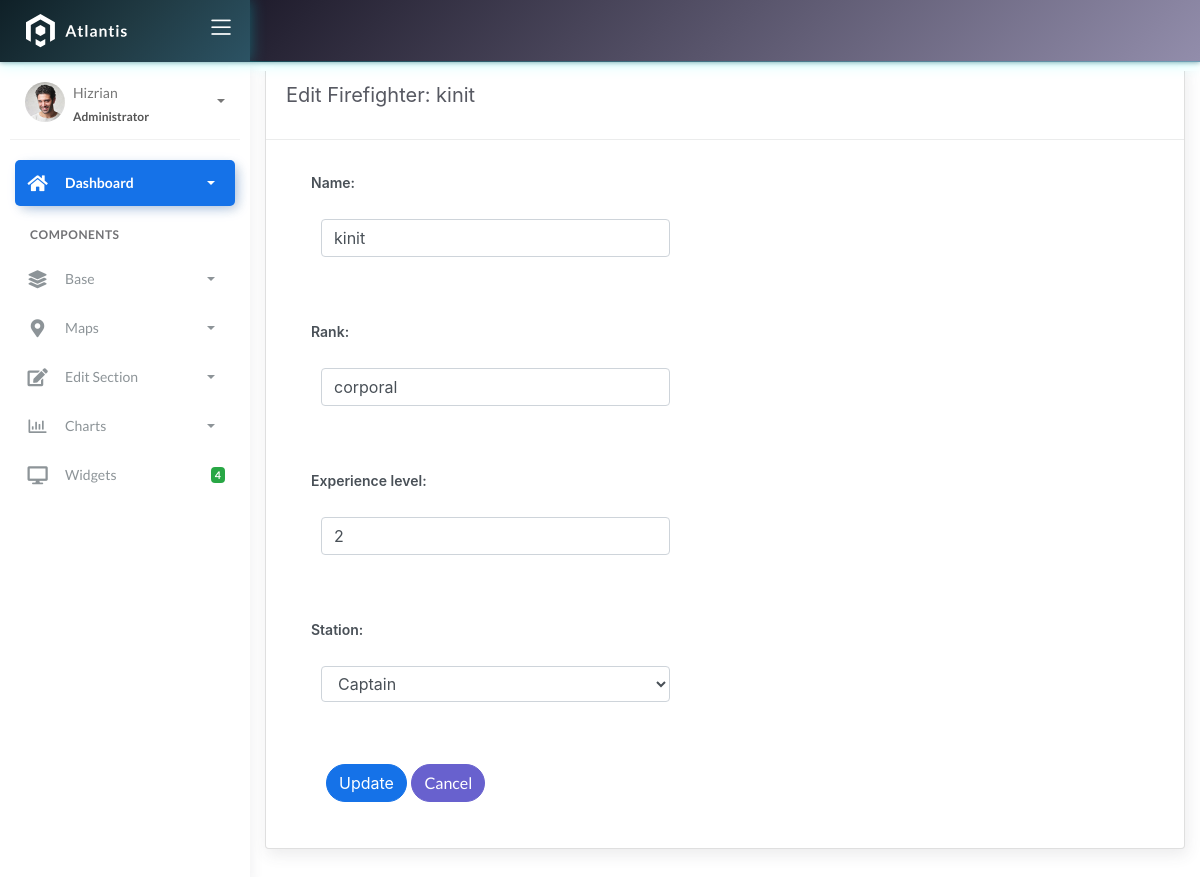
The page /firefighter/1/update/ on the database its author committed.
### fire/models.py (models this page shows)
class BaseModel(models.Model):
    created_at = models.DateTimeField(auto_now_add=True, db_index=True)
    updated_at = models.DateTimeField(auto_now=True)
    class Meta:
        abstract = True

class Firefighters(BaseModel):
    XP_CHOICES = (
        ('Probationary Firefighter', 'Probationary Firefighter'),
        ('Firefighter I', 'Firefighter I'),
        ('Firefighter II', 'Firefighter II'),
        ('Firefighter III', 'Firefighter III'),
        ('Driver', 'Driver'),
        ('Captain', 'Captain'),
        ('Battalion Chief', 'Battalion Chief'),)
    name = models.CharField(max_length=150)
    rank = models.CharField(max_length=150)
    experience_level = models.CharField(max_length=150)
    station = models.CharField(
        max_length=45, null=True, blank=True, choices=XP_CHOICES)

### fire/views.py (the view, shortened to what this page needs)
# urls.py: path('firefighter/<int:pk>/update/', FirefightersUpdateView.as_view(), name='firefighter-update'),
class FirefightersUpdateView(UpdateView):
    model = Firefighters
    form_class = FirefightersForm
    template_name = 'firefighter_edit.html'
    success_url = reverse_lazy('firefighters-list')
    def get_context_data(self, **kwargs):
        context = super().get_context_data(**kwargs)
        context['firefighter_list'] = self.success_url
        return context

### fire/forms.py
class FirefightersForm(forms.ModelForm):
    class Meta:
        model = Firefighters
        fields = "__all__"

### templates/firefighter_edit.html (shortened to what this page needs)
{% extends 'base.html' %}
{% load static %}
{% block content %}
<div class="content">
    <div class="container-fluid">
        <div class="row">
            <div class="col-md-12">
                <div class="card">
                   <div class="card-header">
                       <div class="card-title">Edit Firefighter: {{ object.name }}</div>
                   </div>
                    <div class="col-md-6">
                        <div class="card-body">
                            <form class="" action="" method="post" novalidate>
                                {% include 'includes/form.html' %}
                                <div class="form-group">
                                    <div class="col-md-12 col-sm-3">
                                        <button type="submit" class="btn btn-primary btn-rounded">Update</button>
                                        <a href="{% url 'firefighters-list' %}" class="btn btn-secondary btn-rounded">Cancel</a>
                                    </div>
                                </div>
                            </form>
                        </div>
                    </div>
                </div>
            </div>
        </div>
    </div>
</div>
{% endblock %}

### templates/includes/form.html (shortened to what this page needs)
{% load widget_tweaks %}
{% for field in form %}
<div class="field item form-group">
    <label>{{ field.label_tag }}</label>
  <div class="form-group">
    {% render_field field class="form-control" %}
  </div>
</div>
{% endfor %}

### rows shown on the page
Firefighters: name "kinit", name "kinit" "corporal" "2" "Captain"

### other values the page prints
{{ field.label_tag }} "Name:" "Rank:" "Experience level:" "Station:"
